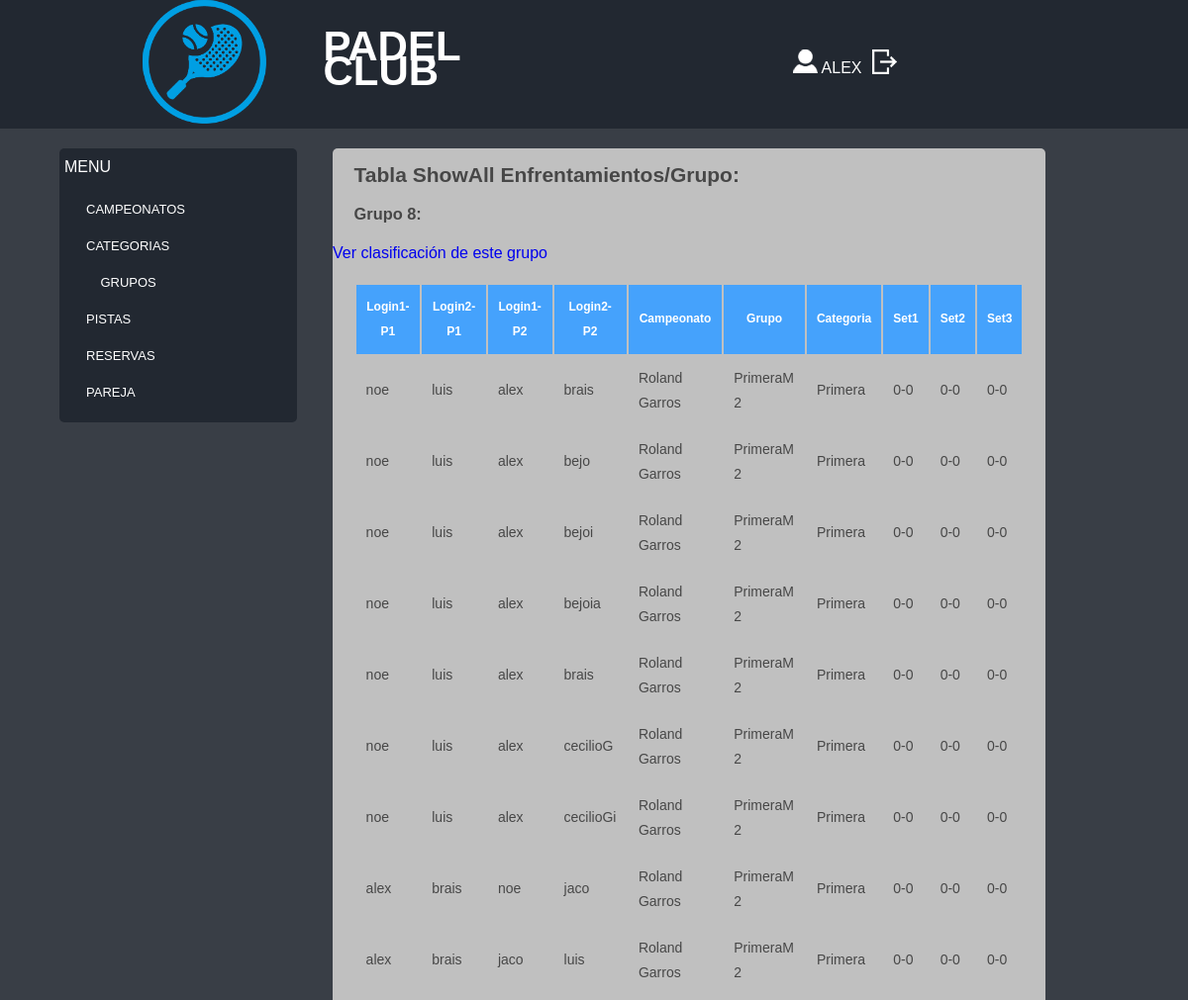
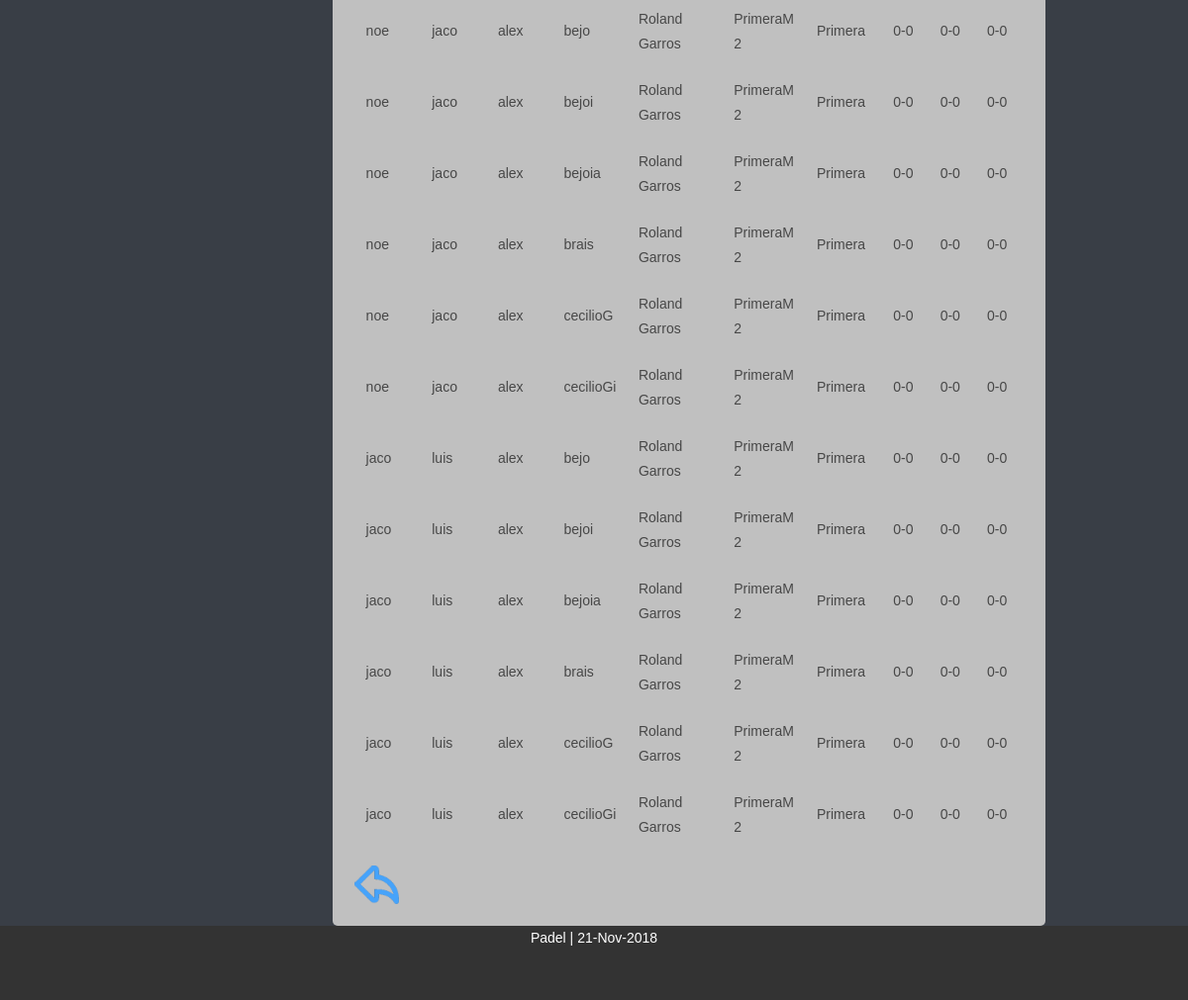
/Controllers/CLASIFICACION_Controller.php?action=CRUCES&idCategoria=1&idCampeonato=1 (signed in), run on the app's committed database (2 pictures, top to bottom).
### tables this page shows
CREATE TABLE `ENFRENTAMIENTO` (
  `idEnfrentamiento` int(10) NOT NULL,
  `idGrupo` int(10) NOT NULL,
  `idPareja1` int(10) NOT NULL,
  `idPareja2` int(10) NOT NULL,
  `GrupoidCategoria` int(10) NOT NULL,
  `GrupoidCampeonato` int(10) NOT NULL,
  `set1` varchar(3) DEFAULT NULL,
  `set2` varchar(3) DEFAULT NULL,
  `set3` varchar(3) DEFAULT NULL
);

CREATE TABLE `GRUPO` (
  `idGrupo` int(10) NOT NULL,
  `nombre` varchar(30) NOT NULL,
  `idCategoria` int(10) NOT NULL,
  `idCampeonato` int(10) NOT NULL
);

CREATE TABLE `PAREJA` (
  `idPareja` int(10) NOT NULL,
  `login1` varchar(10) NOT NULL,
  `login2` varchar(10) NOT NULL
);

CREATE TABLE `CAMPEONATO` (
  `idCampeonato` int(10) NOT NULL,
  `nombre` varchar(30) NOT NULL,
  `fechaIniInscripcion` date NOT NULL,
  `fechaFinInscripcion` date NOT NULL
);

CREATE TABLE `CATEGORIA` (
  `idCategoria` int(10) NOT NULL,
  `genero` varchar(1) NOT NULL,
  `nivel` varchar(30) NOT NULL,
  `idCampeonato` int(10) NOT NULL
);

### Controllers/CLASIFICACION_Controller.php (called while the page is built, shortened)
<?php
include_once '../Models/ENFRENTAMIENTOS_Model.php';
include '../Views/CLASIFICACION_SHOWALL_View.php';
	if($_REQUEST['action']=='CRUCES'){
		if(comprobarRol('deportista')){
			$ENFRENTAMIENTOS = new ENFRENTAMIENTOS_Model('','','','',$_REQUEST['idCategoria'],$_REQUEST['idCampeonato'],'','','');
			$datos = $ENFRENTAMIENTOS->getResultados();
			new CLASIFICACION_SHOWALL($datos,'../Controllers/CATEGORIAS_Controller.php');
		}
	}else if($_REQUEST['action']=='CLASIFICACION'){
		$ENFRENTAMIENTOS = new ENFRENTAMIENTOS_Model('',$_REQUEST['idGrupo'],'','',$_REQUEST['idCategoria'],$_REQUEST['idCampeonato'],'','','');
		$parejas = $ENFRENTAMIENTOS->getParejas();
		$datos = $ENFRENTAMIENTOS->getResultadosGrupo();
		$parejasPuntos = array();
		unset($parejasPuntos);
		for($i = 0;$i<count($datos);$i++){
			$ganador = ganador($datos[$i]);
			$ganadorString = (string)$ganador;
			if($ganador){
				$parejasPuntos[$ganadorString] +=3;
				if($datos[$i][11]!=$ganador){
				$pareja1 = (string)$datos[$i][11];
				$parejasPuntos[$pareja1] +=1;
				}else{
					$pareja2 = (string)$datos[$i][12];
					$parejasPuntos[$pareja2] +=1;
				}
			}
		}
		new CLASIFICACION_GRUPO_SHOWALL($parejas,'../Controllers/CLASIFICACION_Controller.php?action=CRUCES&idCategoria='.$_REQUEST['idCategoria'].'&idCampeonato='.$_REQUEST['idCampeonato'],$parejasPuntos);
	}
?>

### Models/ENFRENTAMIENTOS_Model.php (called while the page is built, shortened)
<?php
class ENFRENTAMIENTOS_Model {
	var $GrupoIdCategoria;
	var $GrupoIdCampeonato;
	var $mysqli;
function __construct($idEnfrentamiento,$idGrupo,$idPareja1,$idPareja2,$GrupoIdCategoria,$GrupoIdCampeonato,$set1,$set2,$set3){
	$this->GrupoIdCategoria = $GrupoIdCategoria;
	$this->GrupoIdCampeonato = $GrupoIdCampeonato;
	include_once 'Access_DB.php';
	$this->mysqli = ConnectDB();
}
function getResultados(){
    $sql = "SELECT g.idGrupo, p1.login1,p1.login2,p2.login1,p2.login2,c.nombre, g.nombre, cat.nivel,`set1`, `set2`, `set3`, p1.idPareja,p2.idPareja, c.idCampeonato, cat.idCategoria
	FROM ENFRENTAMIENTO e, PAREJA p1, PAREJA p2, CATEGORIA cat, CAMPEONATO c, GRUPO g
	WHERE (e.idPareja1 = p1.idPareja AND e.idPareja2 = p2.idPareja AND GrupoidCategoria = cat.idCategoria AND GrupoidCampeonato = c.idCampeonato AND e.idGrupo=g.idGrupo AND p1.login1 != p2.login1 AND  p1.login1 != p2.login2 AND p1.login2 != p2.login1 AND p1.login2 != p2.login2 AND e.GrupoidCategoria ='$this->GrupoIdCategoria' AND e.GrupoidCampeonato='$this->GrupoIdCampeonato')";
    $result = $this->mysqli->query($sql);
	  if($result->num_rows>0){
		  $j = 0;
		  while($tupla = mysqli_fetch_array($result)){
			 $tuplas[$j] = $tupla;
			 $j++;
		  }
		  return $tuplas;
	  }else{
		  return false;
	  }
}
}
?>

### Models/Access_DB.php (called while the page is built)
<?php
function ConnectDB()
{
    $mysqli = new mysqli("", 'root', '' , 'ABP_11');
	if ($mysqli->connect_errno) {
		include '../View/MESSAGE_View.php';
		new MESSAGE("Fallo al conectar a MySQL: (" . $mysqli->connect_errno . ") " . $mysqli->connect_error, './index.php');
		return false;
	}
	else{
		return $mysqli;
	}
}
?>

### Views/CLASIFICACION_SHOWALL_View.php (the view)
<?php
class CLASIFICACION_SHOWALL {
	function __construct($array,$volver){
		$this->datos = $array;
		$this->volver = $volver;
		$this->render();
	}
	function render(){
		include 'Header.php';
?>
<div style="overflow-x:auto;">
				<h2><?php  echo 'Tabla ShowAll Enfrentamientos/Grupo:';?></h2>
					<?php
						$grupo = null;
						for($j=0;$j<count($this->datos);$j++){
							if($grupo != $this->datos[$j][0]){
								$grupo = $this->datos[$j][0];
								echo '<h3>Grupo '.$grupo.':</h3>';
								echo '<a href="'.$_SERVER['PHP_SELF'].'?action=CLASIFICACION&idGrupo='.$this->datos[$j][0].'&idCategoria='.$this->datos[$j][13].'&idCampeonato='.$this->datos[$j][14].'">Ver clasificación de este grupo</a>';
								echo "<table><tr>";
								echo '<tr>
								<th>Login1-P1</th><th>Login2-P1</th><th>Login1-P2</th><th>Login2-P2</th><th>Campeonato</th><th>Grupo</th><th>Categoria</th><th>Set1</th><th>Set2</th><th>Set3</th>
								</tr>';
							}else{
								echo "<tr>";
							}
							for($i=1; $i<11;$i++){
									echo "<td>".$this->datos[$j][$i]."</td>";
							}
							if($grupo != $this->datos[$j][0]){
								echo '</tr></table>';
								$grupo = $this->datos[$j][0];
							}else{
								echo "</tr>";
							}
						}
						echo '</table>';
					?>
					<p><a href="<?php echo $this->volver?>"><img src="../Views/images/atras.png" title="Atrás" alt="Atrás"></a></p>
</div>
<?php
	include 'Footer.php';
	}
}
?>

### Views/css/style.css (style rules this page uses)
* { margin:0px; padding:0px; }
html, body { width:100%; padding:0; margin:0; }
body { background: #393E46;color: #474747;font: 14px/25px Arial, Helvetica, sans-serif; }
.content a { text-decoration:none; font-size:16px; }
.content p,h2,h3,h4,form,table { margin-left:3%; margin-right:3%; margin-top:2%; margin-bottom:2%; }
td { padding:10px; }
th { background-color: #45A2FC; padding:10px; color: #FFFFFF; font-size: 12px; }

### data on the page
enfrentamiento: grupo.idGrupo "8", idPareja1.login1 "noe", idPareja1.login2 "luis", idPareja2.login1 "alex", idPareja2.login2 "brais", campeonato.nombre "Roland Garros", grupo.nombre "PrimeraM 2", categoria.nivel "Primera", set1 "0-0", set2 "0-0", set3 "0-0"
pareja: login1 "noe", login2 "luis"
pareja: login1 "alex", login2 "bejo"
campeonato: nombre "Roland Garros"
grupo: nombre "PrimeraM 2"
categoria: nivel "Primera"
enfrentamiento: set1 "0-0", set2 "0-0", set3 "0-0"
pareja: login1 "alex", login2 "bejoi"
enfrentamiento: set1 "0-0", set2 "0-0", set3 "0-0"
pareja: login1 "alex", login2 "bejoia"
enfrentamiento: set1 "0-0", set2 "0-0", set3 "0-0"
pareja: login1 "alex", login2 "brais"
enfrentamiento: set1 "0-0", set2 "0-0", set3 "0-0"
pareja: login1 "alex", login2 "cecilioG"
enfrentamiento: set1 "0-0", set2 "0-0", set3 "0-0"
pareja: login1 "alex", login2 "cecilioGi"
enfrentamiento: set1 "0-0", set2 "0-0", set3 "0-0"
pareja: login1 "alex", login2 "brais"
pareja: login1 "noe", login2 "jaco"
enfrentamiento: set1 "0-0", set2 "0-0", set3 "0-0"
pareja: login1 "jaco", login2 "luis"
enfrentamiento: set1 "0-0", set2 "0-0", set3 "0-0"
enfrentamiento: set1 "0-0", set2 "0-0", set3 "0-0"
enfrentamiento: set1 "0-0", set2 "0-0", set3 "0-0"
enfrentamiento: set1 "0-0", set2 "0-0", set3 "0-0"
enfrentamiento: set1 "0-0", set2 "0-0", set3 "0-0"
enfrentamiento: set1 "0-0", set2 "0-0", set3 "0-0"
enfrentamiento: set1 "0-0", set2 "0-0", set3 "0-0"
enfrentamiento: set1 "0-0", set2 "0-0", set3 "0-0"
enfrentamiento: set1 "0-0", set2 "0-0", set3 "0-0"
enfrentamiento: set1 "0-0", set2 "0-0", set3 "0-0"
enfrentamiento: set1 "0-0", set2 "0-0", set3 "0-0"
enfrentamiento: set1 "0-0", set2 "0-0", set3 "0-0"
enfrentamiento: set1 "0-0", set2 "0-0", set3 "0-0"

### other printed values
$_SESSION['login'] "ALEX"
date("d-M-Y", mktime()) "21-Nov-2018"
